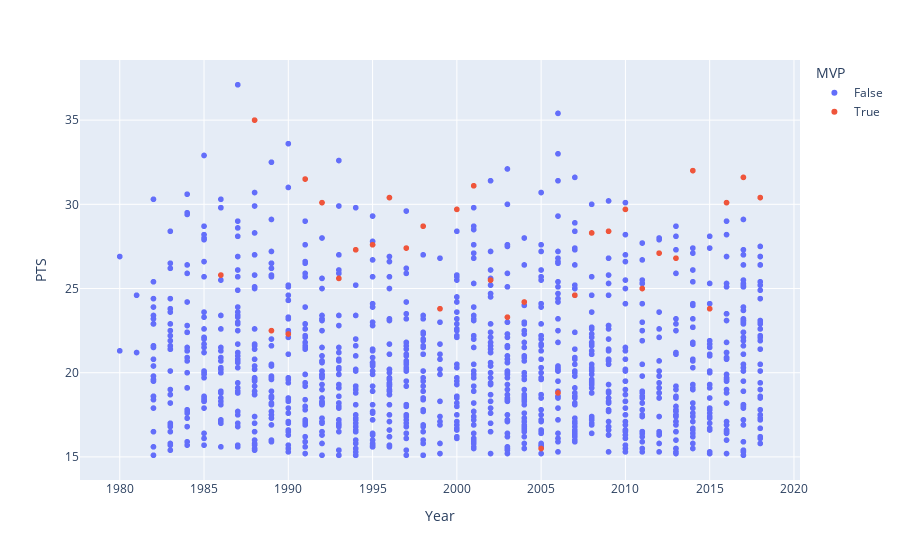

Source (notebook cell):
### Code cell
px.scatter(x='Year', y='PTS', data_frame=df, size_max=.1, color='MVP', hover_name='Player')

### Figure 1 — Plotly figure (JSON) as saved in the notebook; plotly's stock layout.template omitted (floating-point values rounded to 4 significant figures; data arrays with more than 128 entries replaced by an {"elided": "..."} marker saying what was removed)
{"data": [{"hovertemplate": "<b>%{hovertext}</b><br><br>MVP=False<br>Year=%{x}<br>PTS=%{y}<extra></extra>", "hovertext": {"elided": "1123 str values"}, "legendgroup": "False", "marker": {"color": "#636efa", "symbol": "circle"}, "mode": "markers", "name": "False", "showlegend": true, "x": {"elided": "1123 int values"}, "xaxis": "x", "y": {"elided": "1123 float values"}, "yaxis": "y", "type": "scattergl"}, {"hovertemplate": "<b>%{hovertext}</b><br><br>MVP=True<br>Year=%{x}<br>PTS=%{y}<extra></extra>", "hovertext": ["Larry Bird", "Michael Jordan", "Magic Johnson", "Magic Johnson", "Michael Jordan", "Michael Jordan", "Charles Barkley", "Hakeem Olajuwon", "David Robinson", "Michael Jordan", "Karl Malone", "Michael Jordan", "Karl Malone", "Shaquille O'Neal", "Allen Iverson", "Tim Duncan", "Tim Duncan", "Kevin Garnett", "Steve Nash", "Steve Nash", "Dirk Nowitzki", "Kobe Bryant", "LeBron James", "LeBron James", "Derrick Rose", "LeBron James", "LeBron James", "Kevin Durant", "Stephen Curry", "Stephen Curry", "Russell Westbrook", "James Harden"], "legendgroup": "True", "marker": {"color": "#EF553B", "symbol": "circle"}, "mode": "markers", "name": "True", "showlegend": true, "x": [1986, 1988, 1989, 1990, 1991, 1992, 1993, 1994, 1995, 1996, 1997, 1998, 1999, 2000, 2001, 2002, 2003, 2004, 2005, 2006, 2007, 2008, 2009, 2010, 2011, 2012, 2013, 2014, 2015, 2016, 2017, 2018], "xaxis": "x", "y": [25.8, 35.0, 22.5, 22.3, 31.5, 30.1, 25.6, 27.3, 27.6, 30.4, 27.4, 28.7, 23.8, 29.7, 31.1, 25.5, 23.3, 24.2, 15.5, 18.8, 24.6, 28.3, 28.4, 29.7, 25.0, 27.1, 26.8, 32.0, 23.8, 30.1, 31.6, 30.4], "yaxis": "y", "type": "scattergl"}], "layout": {"xaxis": {"anchor": "y", "domain": [0.0, 1.0], "title": {"text": "Year"}}, "yaxis": {"anchor": "x", "domain": [0.0, 1.0], "title": {"text": "PTS"}}, "legend": {"title": {"text": "MVP"}, "tracegroupgap": 0}, "margin": {"t": 60}}}
